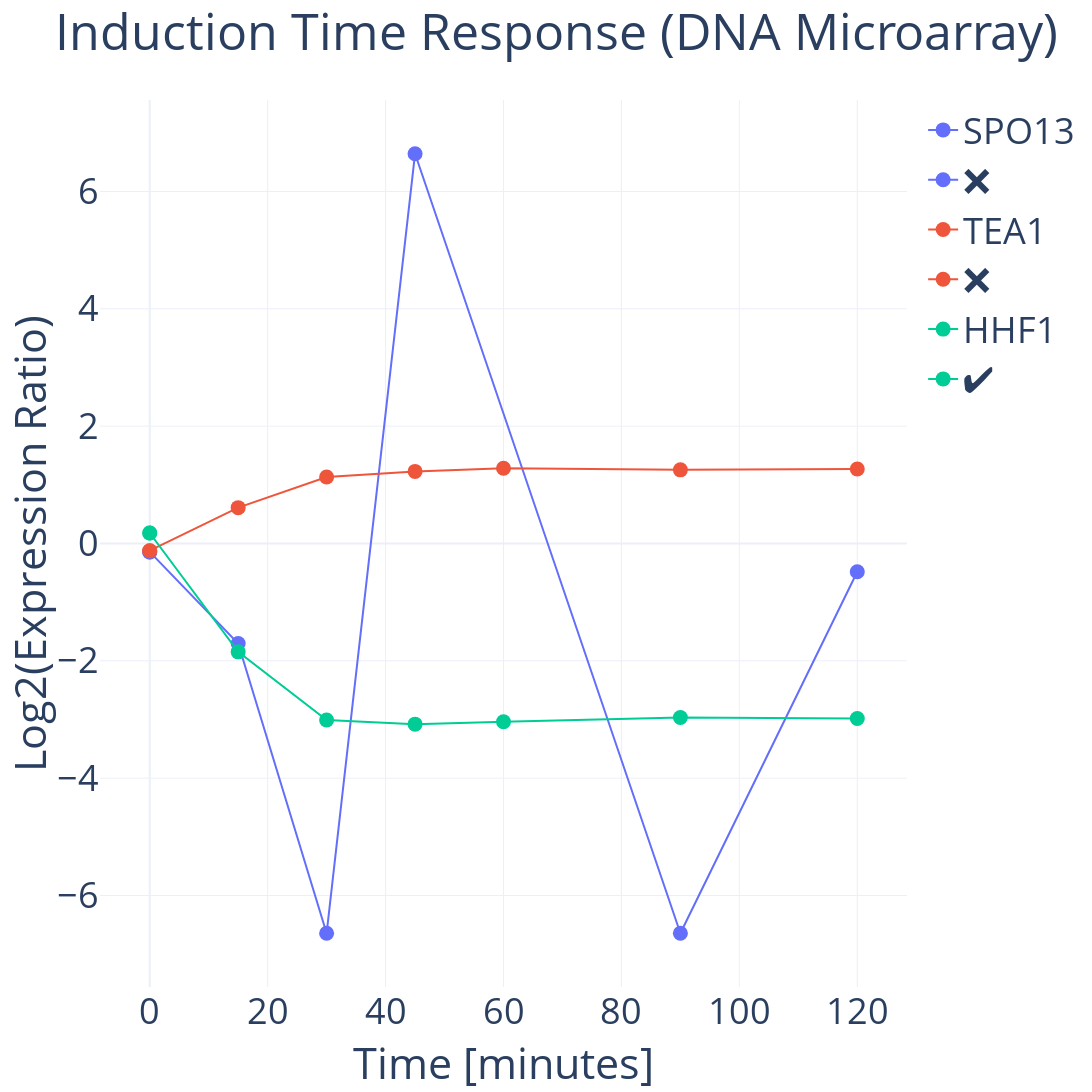

Notebook code cell kept with this figure:
### Code cell
fig = go.Figure()

fig.update_layout(
    autosize=False,
    width=500*4,
    height=300*4,
    #margin=dict(l=0, r=0, t=50, b=20),
    font={'size': 12*3}
)

fig.add_trace(
    go.Scatter(
        x=alpha_time['Time'][[0, 1, 2, 3 ,5, 6]], 
        y=alpha_time['SPO13'][[0, 1, 2, 3 ,5, 6]], 
        name='SPO13', 
        mode='lines+markers',
        marker={
            'size':15,
            'color': '#636EFA'
        },
        line={
            'color': '#636EFA'
        }
    )
)
fig.add_trace(
    go.Scatter(
        x=alpha_time['Time'][[0]], 
        y=alpha_time['SPO13'][[0]], 
        name='❌', 
        mode='lines+markers',
        marker={
            'size':15,
            'color': '#636EFA'
        },
        line={
            'color': '#636EFA'
        }
    )
)

fig.add_trace(
    go.Scatter(
        x=alpha_time['Time'], 
        y=alpha_time['TEA1'], 
        name='TEA1', 
        mode='lines+markers',
        marker={
            'size':15,
            'color': '#EF553B'
        },
        line={
            'color': '#EF553B'
        }
    )
)
fig.add_trace(
    go.Scatter(
        x=alpha_time['Time'][[0]], 
        y=alpha_time['TEA1'][[0]], 
        name='❌', 
        mode='lines+markers',
        marker={
            'size':15,
            'color': '#EF553B'
        },
        line={
            'color': '#EF553B'
        }
    )
)

fig.add_trace(
    go.Scatter(
        x=alpha_time['Time'], 
        y=alpha_time['HHF1'], 
        name='HHF1', 
        mode='lines+markers',
        marker={
            'size':15,
            'color': '#00CC96'
        },
        line={
            'color': '#00CC96'
        }
    )
)
fig.add_trace(
    go.Scatter(
        x=alpha_time['Time'][[0]], 
        y=alpha_time['HHF1'][[0]], 
        name='✔️', 
        mode='lines+markers',
        marker={
            'size':15,
            'color': '#00CC96'
        },
        line={
            'color': '#00CC96'
        }
    )
)


fig.update_layout(title='Induction Time Response (DNA Microarray)')
fig.update_layout(
    xaxis_title="Time [minutes]",
    yaxis_title="Log2(Expression Ratio)",
    template='plotly_white'
)

fig

### Figure 1 — Plotly figure (JSON) as saved in the notebook; plotly's stock layout.template omitted (floating-point values rounded to 4 significant figures)
{"data": [{"line": {"color": "#636EFA"}, "marker": {"color": "#636EFA", "size": 15}, "mode": "lines+markers", "name": "SPO13", "type": "scatter", "x": [0, 15, 30, 45, 90, 120], "y": [-0.1428, -1.704, -6.644, 6.644, -6.644, -0.4817]}, {"line": {"color": "#636EFA"}, "marker": {"color": "#636EFA", "size": 15}, "mode": "lines+markers", "name": "❌", "type": "scatter", "x": [0], "y": [-0.1428]}, {"line": {"color": "#EF553B"}, "marker": {"color": "#EF553B", "size": 15}, "mode": "lines+markers", "name": "TEA1", "type": "scatter", "x": [0, 15, 30, 45, 60, 90, 120], "y": [-0.1229, 0.6112, 1.133, 1.229, 1.282, 1.256, 1.269]}, {"line": {"color": "#EF553B"}, "marker": {"color": "#EF553B", "size": 15}, "mode": "lines+markers", "name": "❌", "type": "scatter", "x": [0], "y": [-0.1229]}, {"line": {"color": "#00CC96"}, "marker": {"color": "#00CC96", "size": 15}, "mode": "lines+markers", "name": "HHF1", "type": "scatter", "x": [0, 15, 30, 45, 60, 90, 120], "y": [0.1794, -1.847, -3.01, -3.079, -3.04, -2.966, -2.983]}, {"line": {"color": "#00CC96"}, "marker": {"color": "#00CC96", "size": 15}, "mode": "lines+markers", "name": "✔️", "type": "scatter", "x": [0], "y": [0.1794]}], "layout": {"autosize": false, "font": {"size": 36}, "height": 1200, "title": {"text": "Induction Time Response (DNA Microarray)"}, "width": 2000, "xaxis": {"title": {"text": "Time [minutes]"}}, "yaxis": {"title": {"text": "Log2(Expression Ratio)"}}}}
